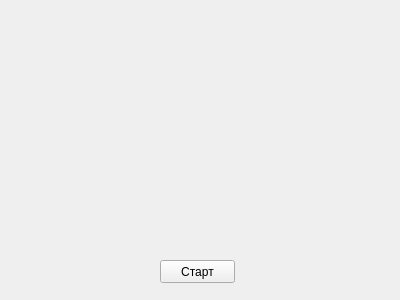
<?xml version="1.0" encoding="UTF-8"?>
<ui version="4.0">
 <class>Form</class>
 <widget class="QWidget" name="Form">
  <property name="geometry">
   <rect>
    <x>0</x>
    <y>0</y>
    <width>400</width>
    <height>300</height>
   </rect>
  </property>
  <property name="windowTitle">
   <string>Form</string>
  </property>
  <widget class="QPushButton" name="btn">
   <property name="geometry">
    <rect>
     <x>160</x>
     <y>260</y>
     <width>75</width>
     <height>23</height>
    </rect>
   </property>
   <property name="text">
    <string>Старт</string>
   </property>
  </widget>
 </widget>
 <resources/>
 <connections/>
</ui>
